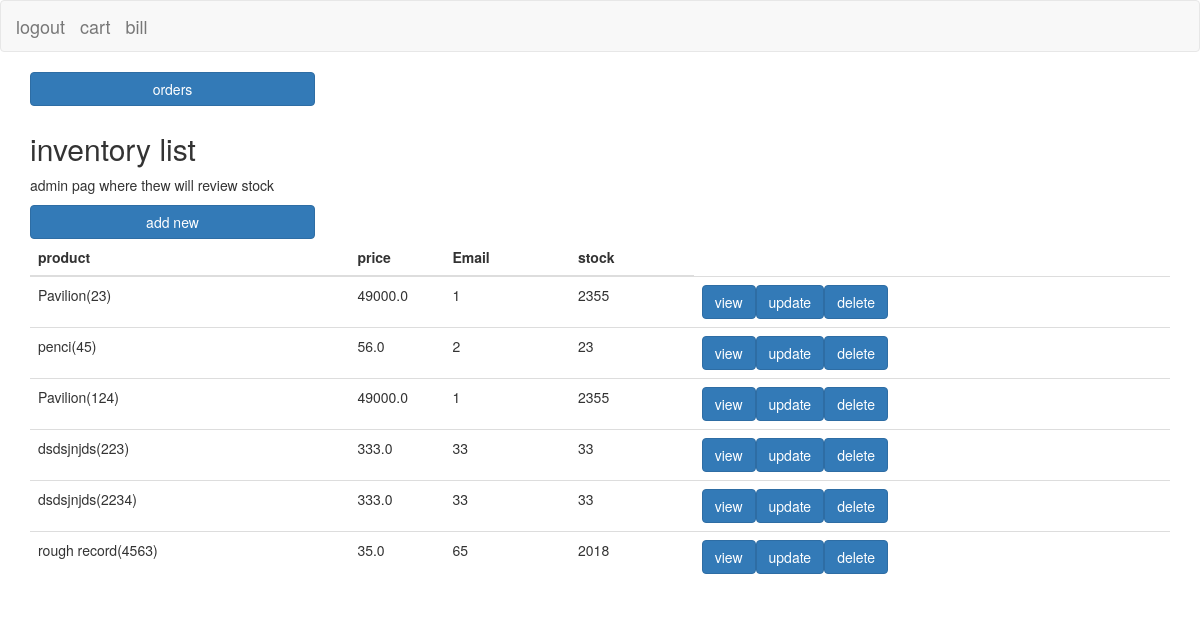
Screenshot of /products/ (signed in) with the database file from the repository.
### list/models.py (models this page shows, shortened)
class Product(models.Model):
    pname = models.CharField(max_length=30)
    product_id = models.AutoField(primary_key=True)
    p_short = models.CharField(max_length=10)
    price = models.FloatField()
    quantity = models.IntegerField()
    product_type = models.CharField(max_length=20)
    brand_name = models.CharField(max_length=20)
    expiry = models.IntegerField()
    expiry_month=models.DateField()
    effective_price = models.FloatField()
    mrp = models.FloatField()
    vat = models.FloatField()

### list/views.py (the view)
def IndexView(request):
    try:
        id = request.session['logid']
    except Exception:
        return render(request,'list/login.html',{'loginmessage' : 'Please Login to Continue'  })
    proList=Product.objects.all()
    usrs=User.objects.all().filter(adm_no=id)
    for u in usrs:
        a=0
    if(u.isadmin==64):
        return render(request, 'list/index_admin.html',{'proList': proList })
    return render(request, 'list/index.html',{'proList': proList })

### list/templates/list/index_admin.html (shortened to what this page needs)
{% extends 'list/base.html' %}
{% block nav  %}
{% load staticfiles %}
<div class="container">
  <a class="btn btn-large btn-primary col-md-3" href="/products/orders">
   orders</a><br /><br />
  <h2>inventory list</h2>
  <p>admin pag where thew will review stock</p>
  <a class="btn btn-large btn-primary col-md-3" href="/products/add">
   add new</a>
  <table class="table">
    <thead>
      <tr>
        <th>product</th>
        <th>price</th>
        <th>Email</th>
        <th>
          stock
        </th>
      </tr>
    </thead>
    <tbody>
        {% for product in proList %}
      <tr>
        <td class= <div class="col-md-2">
        </div>{{ product.pname }}({{product.product_id}})</td>
        <td class="col-md-1">{{product.price}}</td>
        <td>
          {{product.quantity}}
        </td>
        <td>{{product.expiry}}</td>
        <td>
          <a href="{% url 'detail' product.product_id %}"class="btn btn-primary  icon-chevron-sign-up" role="button">  view</a><a href="/products/{{product.product_id}}/update" class="btn btn-primary  icon-retweet" role="button">  update</a><a href="/products/{{product.product_id}}/delete" class="btn btn-primary  icon-remove" role="button">  delete</a>
        </td>
      </tr>
        {%endfor%}
{% endblock  %}

### rows the page displays
Product: pname "Pavilion", product_id "23", price "49000.0", quantity "1", expiry "2355"
Product: pname "penci", product_id "45", price "56.0", quantity "2", expiry "23"
Product: pname "Pavilion", product_id "124", price "49000.0", quantity "1", expiry "2355"
Product: pname "dsdsjnjds", product_id "223", price "333.0", quantity "33", expiry "33"
Product: pname "dsdsjnjds", product_id "2234", price "333.0", quantity "33", expiry "33"
Product: pname "rough record", product_id "4563", price "35.0", quantity "65", expiry "2018"
